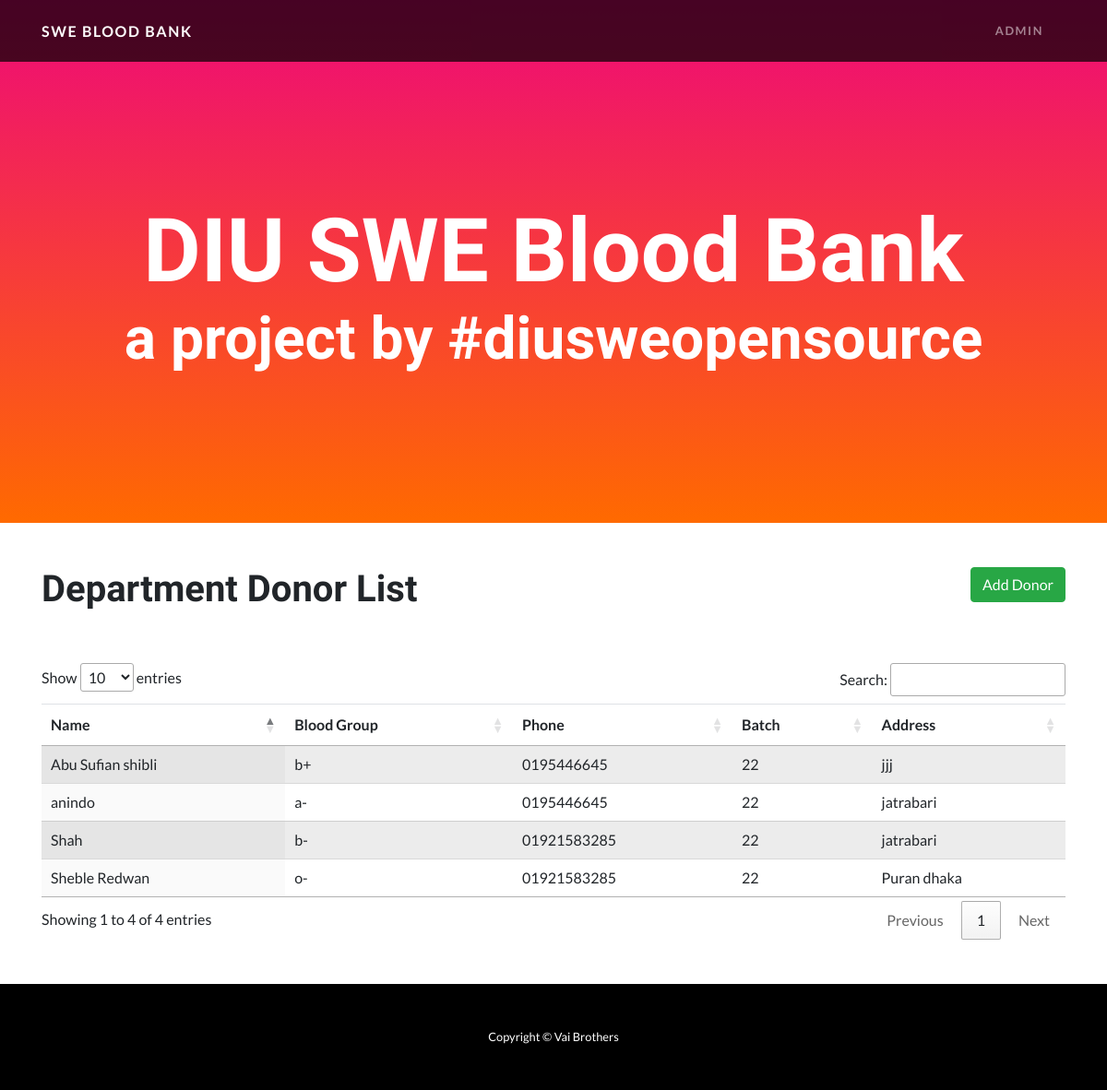
Before: / with the older database file.
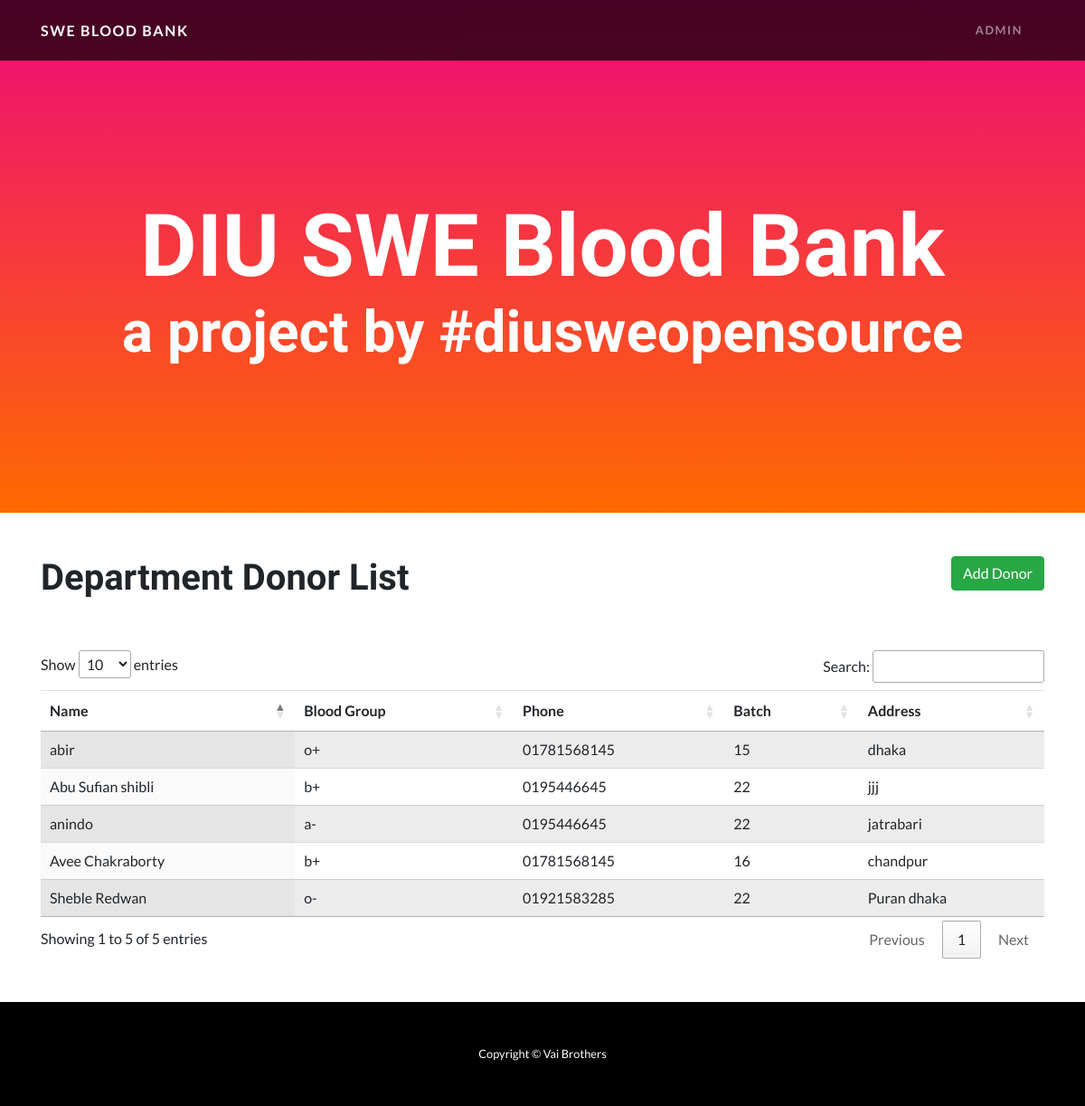
After: the same page with the newer database file.
### donor/models.py (models this page shows)
class BloodDonor(models.Model):
    name = models.CharField(max_length=50)
    blood_group = models.CharField(max_length=10)
    batch = models.IntegerField()
    phone = models.CharField(max_length=20)
    address = models.CharField(max_length=100)
    status = models.BooleanField()
    created_date = models.DateTimeField(auto_now=False, auto_now_add=False)

### donor/views.py (the view)
# urls.py: 2. Add a URL to urlpatterns:  path('', views.home, name='home')
def home(request):
    allDonor = BloodDonor.objects.filter(status = True)
    context = {
        'allDonor': allDonor
    }
    return render(request, 'index.html', context)

### templates/index.html (shortened to what this page needs)
{% load static %}
<!DOCTYPE html>
<html lang="en">
<head>
  <link href="{% static 'vendor/bootstrap/css/bootstrap.min.css'%}" rel="stylesheet">
  <link href="https://cdn.datatables.net/1.10.20/css/jquery.dataTables.min.css" rel="stylesheet">
  <link rel="stylesheet" href="https://cdnjs.cloudflare.com/ajax/libs/toastr.js/latest/css/toastr.css">
  <link href="{% static 'css/one-page-wonder.min.css'%}" rel="stylesheet">
</head>
<body>
  <nav class="navbar navbar-expand-lg navbar-dark navbar-custom fixed-top">
    <div class="container">
      <a class="navbar-brand" href="{% url 'home' %}">SWE Blood Bank</a>
      <div class="collapse navbar-collapse" id="navbarResponsive">
        <ul class="navbar-nav ml-auto">
          <li class="nav-item">
            <a class="nav-link"  data-target="#myModal1" data-toggle="modal">admin</a>
          </li>
          <li class="nav-item">
            <a class="nav-link" href="#"></a>
          </li>
        </ul>
      </div>
    </div>
  </nav>
  <header class="masthead text-center text-white">
    <div class="masthead-content">
      <div class="container">
        <h1 class="masthead-heading mb-0">DIU SWE Blood Bank</h1>
        <h2 class="masthead-subheading mb-0">a project by #diusweopensource</h2>
      </div>
    </div>
  </header>
  <section>
    <div class="container">
      <div class="row mb-5 mt-5">
        <div class="col-md-6">
          <h1>Department Donor List</h1>
        </div>
        <div class="col-md-6 text-right">
          <button class="btn btn-success addDonor" data-target="#myModal" data-toggle="modal">Add Donor</button>
        </div>
      </div>
      <div class="row align-items-center mb-5 mt-5">
        <div class="col-lg-12 ">
          <table id="example" class="display table table-striped" style="width:100%">
            <thead>
                <tr>
                    <th>Name</th>
                    <th>Blood Group</th>
                    <th>Phone</th>
                    <th>Batch</th>
                    <th>Address</th>
                </tr>
            </thead>
            <tbody>
                {% for donor in allDonor %}
                  <tr>
                      <td>{{donor.name}}</td>
                      <td>{{donor.blood_group}}</td>
                      <td>{{donor.phone}}</td>
                      <td>{{donor.batch}}</td>
                      <td>{{donor.address}}</td>
                  </tr>
                {% endfor %}
        </table>
        </div>
      </div>
    </div>
  </section>
  <footer class="py-5 bg-black">
    <div class="container">
      <p class="m-0 text-center text-white small">Copyright &copy; Vai Brothers</p>
    </div>
  </footer>
</body>
</html>

Changed rows visible on the page:
removed BloodDonor: name "Shah", blood_group "b-", phone "01921583285", batch "22", address "jatrabari"
added BloodDonor: name "Avee Chakraborty", blood_group "b+", phone "01781568145", batch "16", address "chandpur"
added BloodDonor: name "abir", blood_group "o+", phone "01781568145", batch "15", address "dhaka"
Other visible differences:
text written by a page script: "Show entries Search: Showing 1 to 4 of 4 entries Previous 1 Next" → "Show entries Search: Showing 1 to 5 of 5 entries Previous 1 Next"
